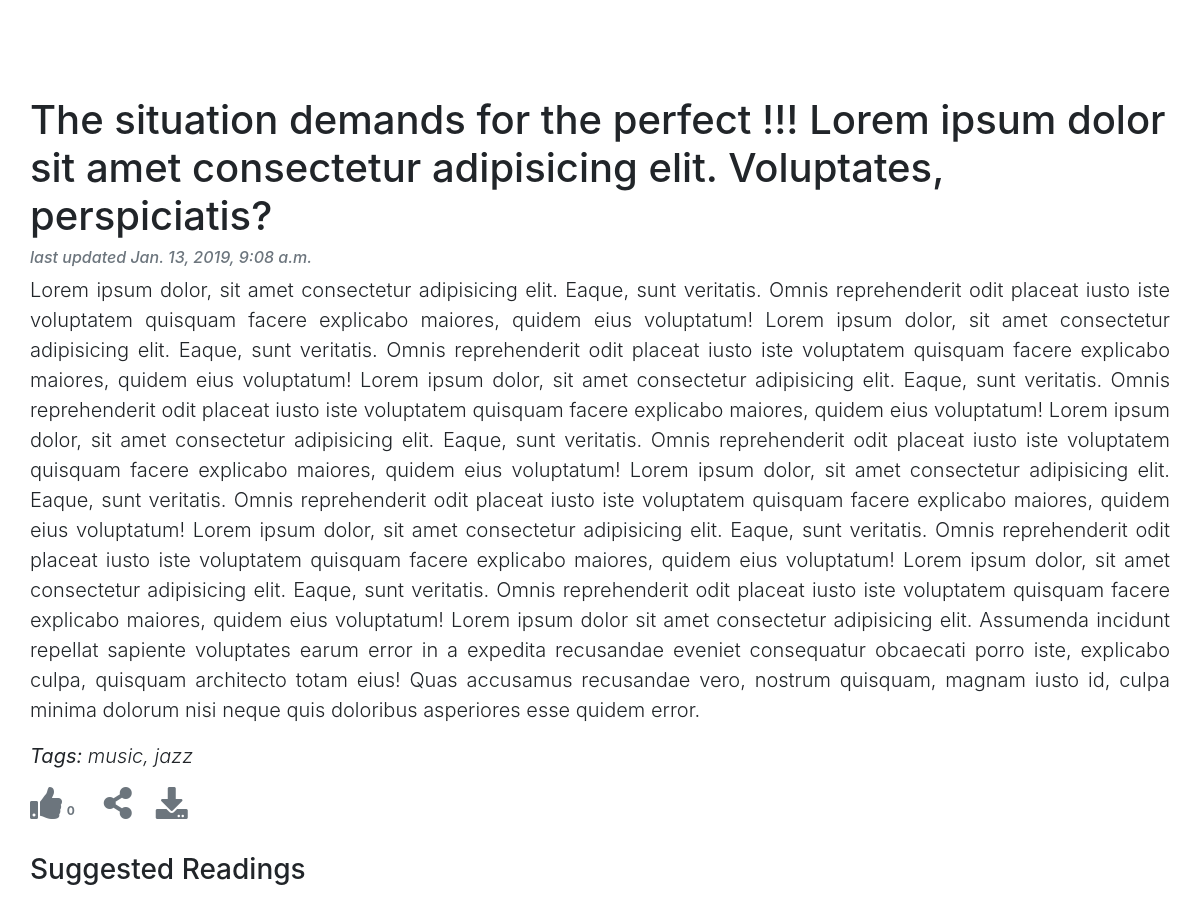
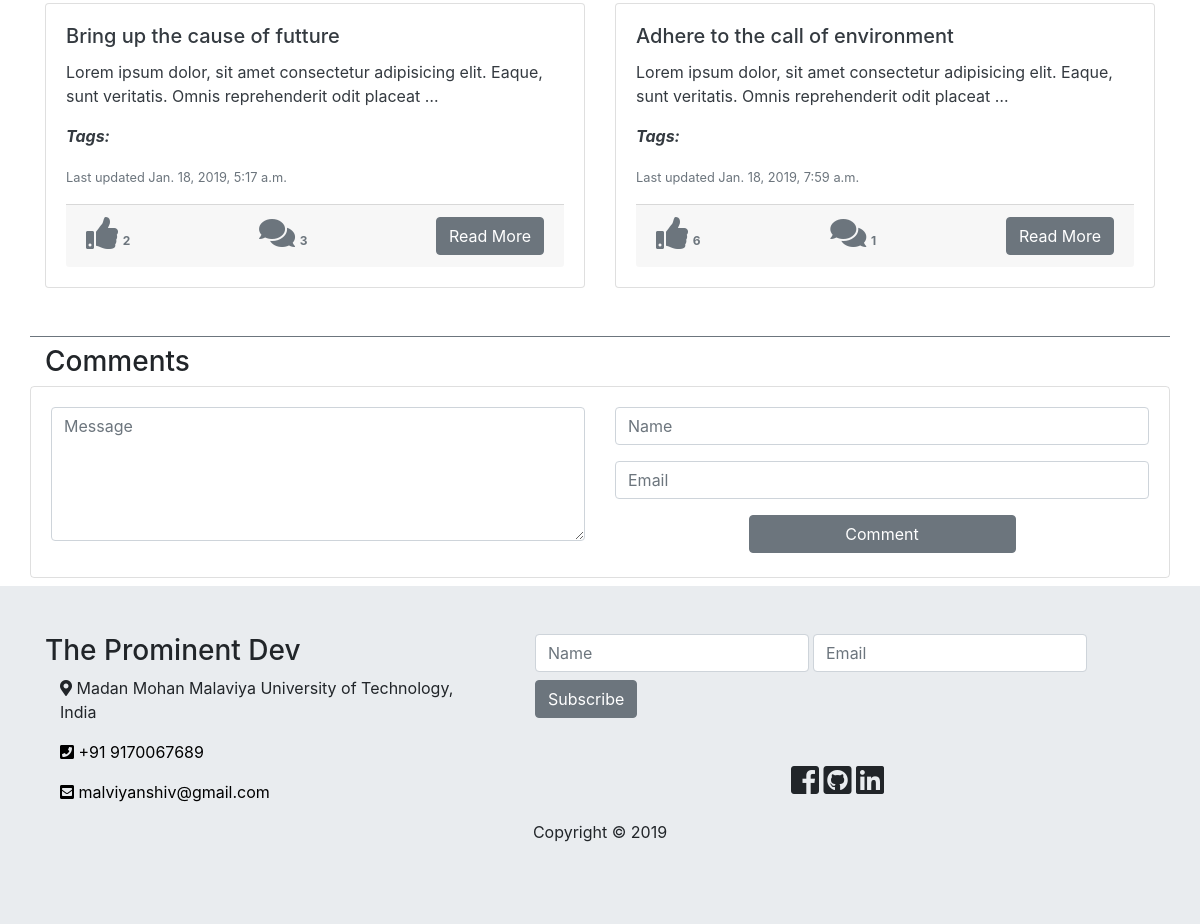
Before: /blog/post/13/1/2019/situation-demands-perfect with the older database file (2 pictures, top to bottom).
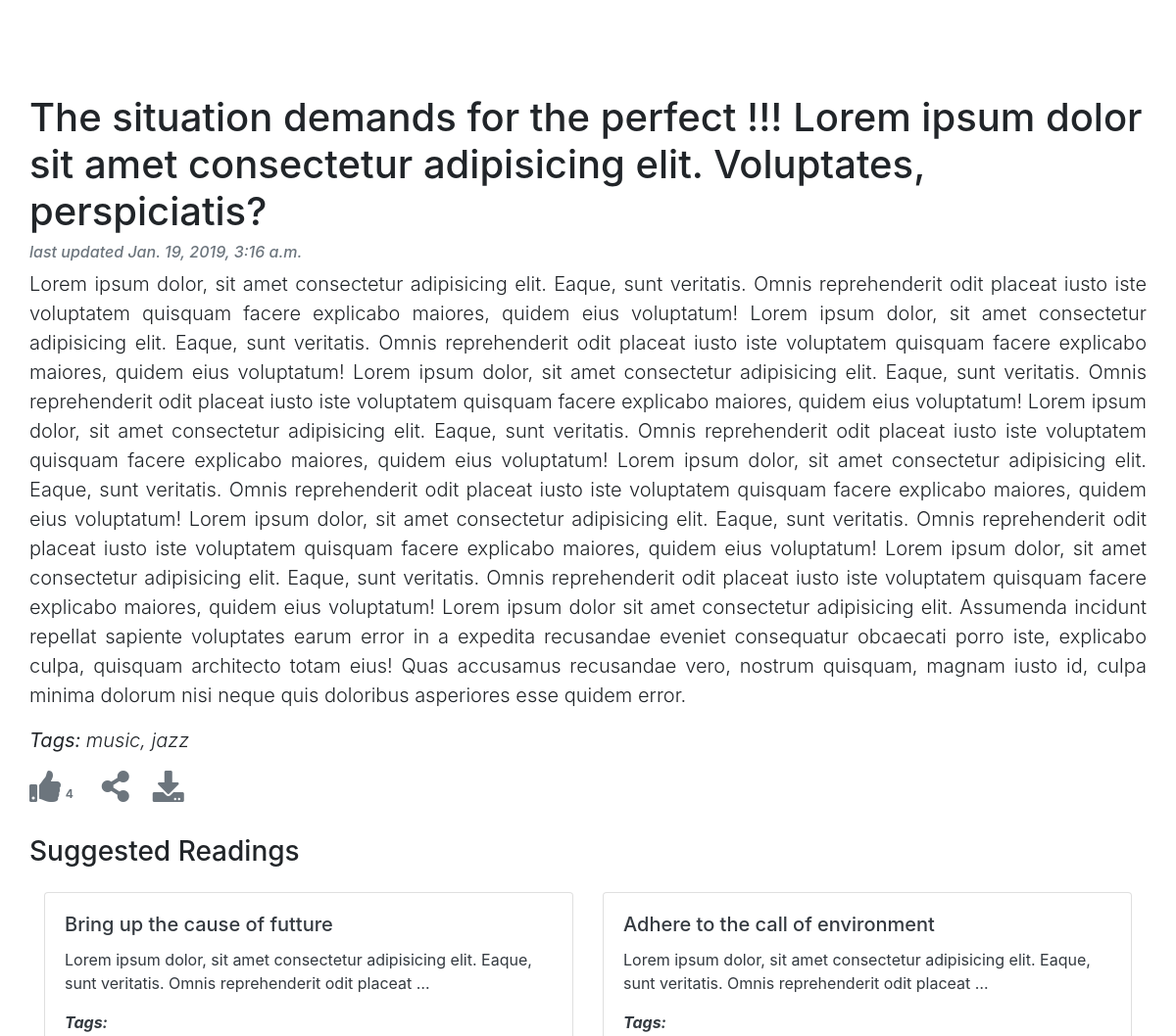
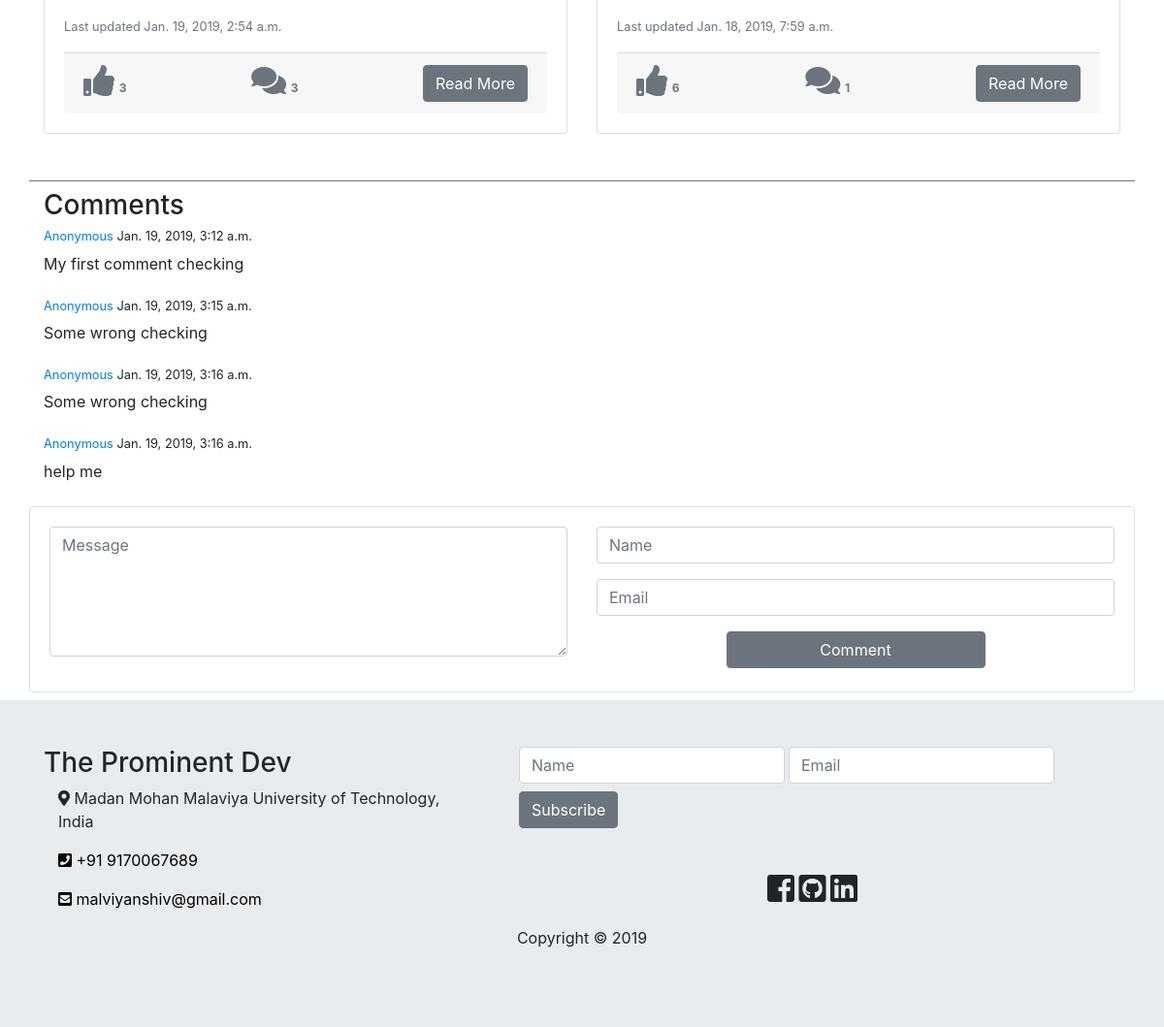
After: the same page with the newer database file (2 pictures, top to bottom).
### blog/models.py (models this page shows, shortened)
class Post(models.Model):
    STATUS_CHOICES = (
        ('draft', 'Draft'),
        ('published', 'Published'),
    )
    title = models.CharField(max_length=250)
    slug = models.SlugField(unique_for_date="publish", max_length=250)
    author = models.ForeignKey(User, on_delete=models.CASCADE, related_name='blog_posts')
    body = models.TextField()
    tags = TaggableManager()
    publish = models.DateTimeField(default=timezone.now)
    created = models.DateTimeField(auto_now_add=True)
    updated = models.DateTimeField(auto_now=True)
    status = models.CharField(max_length=10, choices=STATUS_CHOICES, default='draft')
    like_count = models.IntegerField(default=0)
    comment_count = models.IntegerField(default=0)
    objects = models.Manager() # the default manager
    published = PublishedManager() # our custom manager
    class Meta:
        ordering = ('-publish',)
    def get_absolute_url(self):
        return reverse('blog:post_detail',
                        args=[ self.publish.day, self.publish.month, self.publish.year, self.slug])

class Comment(models.Model):
    post = models.ForeignKey(Post, on_delete=models.CASCADE, related_name='comments')
    name = models.CharField( max_length=80, blank=True, default="Anonymous")
    email = models.EmailField(blank=True, default="user@email.com")
    body = models.TextField()
    created = models.DateTimeField(auto_now_add=True)
    updated = models.DateTimeField(auto_now=True)
    active = models.BooleanField(default=True) #to delete any comment by admin
    class Meta:
        ordering = ('created', )

### blog/views.py (the view, shortened to what this page needs)
# urls.py: path("post/<int:day>/<int:month>/<int:year>/<slug:slug>", views.post_detail, name="post_detail"),
def post_detail(requests, day, month, year, slug):
    post = get_object_or_404(Post, slug=slug, status='published',publish__year=year, publish__month=month, publish__day=day)
    comments = post.comments.filter(active=True)
    posts = Post.published.all().exclude(id=post.id)[:2]
    return render(requests, "blog/detail.html", {"post": post, "comments": comments, "posts":posts})

### blog/models.py (called while the page is built)
    def get_queryset(self):
        return super(PublishedManager, self).get_queryset().filter(status='published')

### blog/templates/blog/detail.html (shortened to what the changed rows need)
{% load static %}
<!DOCTYPE html>
<html lang="en">
<head>
    <link rel="stylesheet" href="https://use.fontawesome.com/releases/v5.6.3/css/all.css"
 />
    <link rel="stylesheet" href="https://stackpath.bootstrapcdn.com/bootstrap/4.1.3/css/bootstrap.min.css"
 />
    <link rel="stylesheet" href="{% static 'css/detail.css' %}" />
</head>
<body>
    <section id="main-area" class="pt-5 py-2">
        <div class="container">
            <div class="row pt-5">
                <h1 class="responsive-header-text">{{ post.title }} Lorem ipsum dolor sit amet consectetur adipisicing elit. Voluptates, perspiciatis?</h1>
                <small class="text-muted h6"><i>last updated {{ post.updated }}</i></small>
                <p class="lead">{{ post.body }} Lorem ipsum dolor sit amet consectetur adipisicing elit. Assumenda incidunt repellat sapiente voluptates
                     earum error in a expedita recusandae eveniet consequatur obcaecati
                     porro iste, explicabo culpa, quisquam architecto totam eius! Quas accusamus recusandae vero, nostrum
                     quisquam, magnam iusto id, culpa minima dolorum nisi neque quis doloribus asperiores esse quidem error.</p>
            </div>
            <div class="row">
                <p class="lead"><i><b>Tags:</b> {{ post.tags.all|join:", " }} </i></p>
            </div>
            <div class="row d-flex text-black-50">
                <a class="post-like mr-4" data-value="{{post.get_absolute_url}}/like" href="#"><i class="fas fa-thumbs-up fa-2x"></i><span class="badge">{{ post.like_count }}</span></a>
            </div>
            <div class="row border-bottom border-secondary mt-3">
                {% for post in posts %}
                <div class="col-md-6">
                    <div class="card mb-5">
                        <div class="card-body text-dark">
                            <h5 class="card-title">
                                {{ post.title }}
                            </h5>
                            <p class="card-text">
                                {{ post.body | truncatewords:15 }}
                            </p>
                            <p class="card-text">
                                <p><i><b>Tags:</b> {{ post.tags.all|join:", " }} </i></p>
                                <small class="text-muted">Last updated {{ post.updated }}</small>
                            </p>
                            <div class="card-footer text-secondary d-flex justify-content-between">
                                <a class="post-like" data-value="{{post.get_absolute_url}}/like" href="#"><i class="fas fa-thumbs-up fa-2x"></i><span class="badge">{{ post.like_count }}</span></a>
                                <a href="{{ post.get_absolute_url }}"><i class="fas fa-comments fa-2x"></i><span class="badge">{{ post.comment_count }}</span></a>
                                <a href="{{ post.get_absolute_url }}" class="btn btn-secondary">Read More</a>
                            </div>
                        </div>
                    </div>
                </div>
                {% endfor %}
            </div>
            <div class="mt-2" id="comment-section">
                <div class="row">
                    <div class="comments col-md-9" id="comments">
                        {% for comment in comments %}
                        <div class="comment mb-2 row">
                            <div class="comment-content col-md-11 col-sm-10">
                                <h6 class="small comment-meta"><span class="text-primary">{{ comment.name }}</span> {{ comment.created }}</h6>
                                <div class="comment-body">
                                    <p>
                                       {{ comment.body }}
                                        <br>
                                    </p>
                                </div>
                            </div>
                        </div>
                        {% endfor %}
                    </div>
                </div>
            </div>
        </div>
    </section>
    </body>
    </html>

Changed rows visible on the page:
changed Post "The situation demands for the perfect !!!": updated "Jan. 13, 2019, 9:08 a.m." → "Jan. 19, 2019, 3:16 a.m."; like_count "0" → "4"
changed Post "Bring up the cause of futture": updated "Jan. 18, 2019, 5:17 a.m." → "Jan. 19, 2019, 2:54 a.m."; like_count "2" → "3"
added Comment: name "Anonymous", created "Jan. 19, 2019, 3:12 a.m.", body "My first comment checking"
added Comment: name "Anonymous", created "Jan. 19, 2019, 3:15 a.m.", body "Some wrong checking"
added Comment: name "Anonymous", created "Jan. 19, 2019, 3:16 a.m.", body "Some wrong checking"
added Comment: name "Anonymous", created "Jan. 19, 2019, 3:16 a.m.", body "help me"
